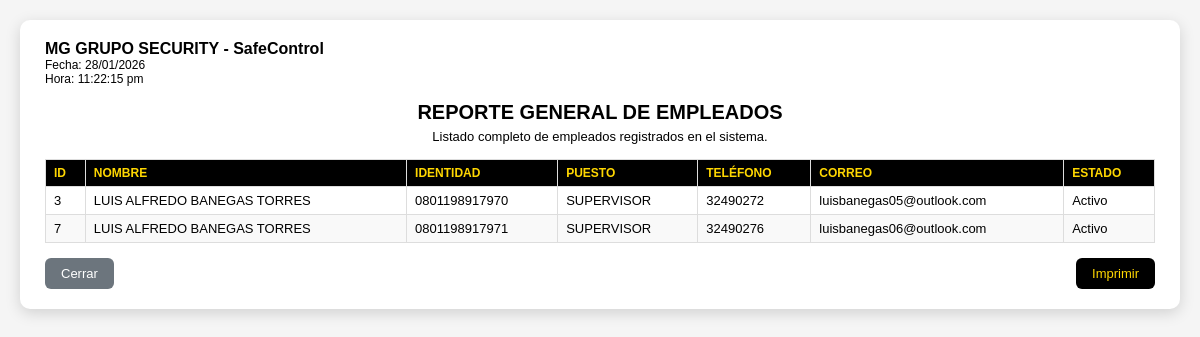
The page /modulos/reporte_empleados.php (signed in) on the database its author committed.
### tables this page shows
CREATE TABLE `tbl_ms_empleados` (
  `id_empleado` int(11) NOT NULL,
  `nombre` varchar(100) NOT NULL,
  `dni` varchar(20) NOT NULL,
  `puesto` varchar(50) DEFAULT NULL,
  `salario` decimal(10,2) DEFAULT NULL,
  `fecha_ingreso` date DEFAULT NULL,
  `correo` varchar(50) NOT NULL,
  `telefono` varchar(50) NOT NULL,
  `direccion` varchar(200) DEFAULT NULL,
  `departamento` varchar(100) DEFAULT NULL,
  `numero_cuenta` varchar(40) DEFAULT NULL,
  `estado` varchar(20) NOT NULL
);

### modulos/reporte_empleados.php (the view, shortened to what this page needs)
<?php
include("../conexion.php");
$conexion->set_charset("utf8mb4");
$query = "SELECT id_empleado, nombre, dni, puesto, telefono, correo, estado
          FROM tbl_ms_empleados
          ORDER BY id_empleado ASC";
$result = $conexion->query($query);
?>
<!DOCTYPE html>
<html lang="es">
<head>
</head>
<body>
  <div class="reporte-container">
    <div class="reporte-header">
      <div class="reporte-header-left">
        <h2>MG GRUPO SECURITY - SafeControl</h2>
        <p>Fecha: <?php echo date("d/m/Y"); ?></p>
        <p>Hora: <?php echo date("g:i:s a"); ?></p>
      </div>
    </div>
    <div class="reporte-title">REPORTE GENERAL DE EMPLEADOS</div>
    <div class="reporte-subtitle">
      Listado completo de empleados registrados en el sistema.
    </div>
    <table>
      <thead>
        <tr>
          <th>ID</th>
          <th>Nombre</th>
          <th>Identidad</th>
          <th>Puesto</th>
          <th>Teléfono</th>
          <th>Correo</th>
          <th>Estado</th>
        </tr>
      </thead>
      <tbody>
        <?php if ($result && $result->num_rows > 0): ?>
          <?php while($row = $result->fetch_assoc()): ?>
            <tr>
              <td><?php echo htmlspecialchars($row['id_empleado']); ?></td>
              <td><?php echo htmlspecialchars($row['nombre']); ?></td>
              <td><?php echo htmlspecialchars($row['dni']); ?></td>
              <td><?php echo htmlspecialchars($row['puesto']); ?></td>
              <td><?php echo htmlspecialchars($row['telefono']); ?></td>
              <td><?php echo htmlspecialchars($row['correo']); ?></td>
              <td><?php echo htmlspecialchars($row['estado']); ?></td>
            </tr>
          <?php endwhile; ?>
        <?php else: ?>
          <tr><td colspan="7" style="text-align:center;">No hay empleados registrados.</td></tr>
        <?php endif; ?>
      </tbody>
    </table>
    <div class="reporte-footer">
      <button class="btn btn-close" type="button" onclick="window.parent && window.parent.cerrarReporteEmpleados ? window.parent.cerrarReporteEmpleados() : window.close();">
        Cerrar
      </button>
      <button class="btn btn-print" type="button" onclick="window.print();">
        Imprimir
      </button>
    </div>
  </div>
</body>
</html>

### modulos/reporte_empleados.php (style rules this page uses)
body { font-family: Arial, sans-serif; margin: 0; padding: 20px; background: #f5f5f5; }
.reporte-container { background: #ffffff; border-radius: 10px; padding: 20px 25px; box-shadow: 0 4px 15px rgba(0,0,0,0.15); }
.reporte-header { display: flex; justify-content: space-between; align-items: center; margin-bottom: 10px; }
.reporte-header-left h2 { margin: 0; font-size: 16px; font-weight: 700; }
.reporte-header-left p { margin: 0; font-size: 12px; }
.reporte-title { text-align: center; margin: 15px 0 5px 0; font-size: 20px; font-weight: 700; }
.reporte-subtitle { text-align: center; font-size: 13px; margin-bottom: 15px; }
table { width: 100%; border-collapse: collapse; font-size: 13px; margin-bottom: 15px; }
th, td { border: 1px solid #ddd; padding: 6px 8px; text-align: left; }
th { background: #000; color: #FFD700; text-transform: uppercase; font-size: 12px; }
tr:nth-child(even) { background: #f9f9f9; }
.reporte-footer { display: flex; justify-content: space-between; align-items: center; margin-top: 10px; }
.btn { border: none; padding: 8px 16px; border-radius: 6px; cursor: pointer; font-size: 13px; }
.btn-print { background: #000; color: #FFD700; }
.btn-close { background: #6c757d; color: #fff; }

### rows shown on the page
tbl_ms_empleados: id_empleado "3", nombre "LUIS ALFREDO BANEGAS TORRES", dni "0801198917970", puesto "SUPERVISOR", telefono "32490272", correo "luisbanegas05@outlook.com", estado "Activo"
tbl_ms_empleados: id_empleado "7", nombre "LUIS ALFREDO BANEGAS TORRES", dni "0801198917971", puesto "SUPERVISOR", telefono "32490276", correo "luisbanegas06@outlook.com", estado "Activo"
